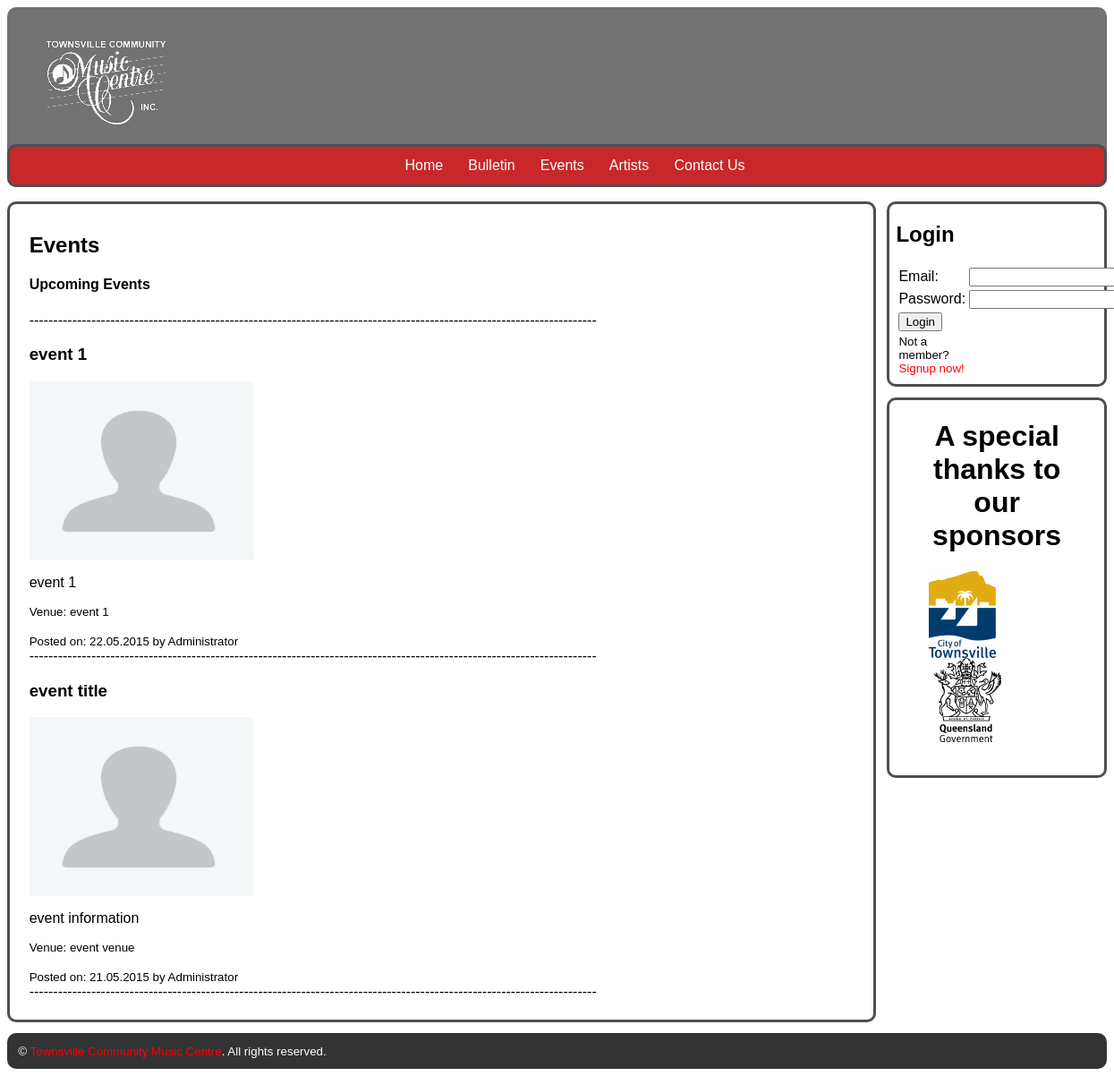
Screenshot of /events.php with the database file from the repository.
### tables this page shows
CREATE TABLE "events" (
  "id" integer NOT NULL PRIMARY KEY AUTOINCREMENT,
  "title" text NOT NULL,
  "information" text NOT NULL,
  "venue" text NOT NULL,
  "date_created" text NOT NULL,
  "date_expires" text NOT NULL,
  "created_by" integer NOT NULL,
  "location" text NULL,
  FOREIGN KEY ("created_by") REFERENCES "users" ("id") ON DELETE NO ACTION ON UPDATE NO ACTION
);

CREATE TABLE "users" (
  "id" integer NULL PRIMARY KEY AUTOINCREMENT,
  "first_name" text NULL,
  "last_name" text NULL,
  "email" text NULL,
  "address" text NULL,
  "phone_day" integer NULL,
  "phone_after_hours" integer NULL,
  "mobile" integer NULL,
  "password" text NULL,
  "membership_type" integer NULL DEFAULT '0'
);

### events.php (the view, shortened to what this page needs)
<?php
	include("dbconnect.php");
?>
<!DOCTYPE html PUBLIC "-//W3C//DTD XHTML 1.0 Transitional//EN" "http://www.w3.org/TR/xhtml1/DTD/xhtml1-transitional.dtd">
<html xmlns="http://www.w3.org/1999/xhtml">
	<?php include("inc/header.php"); ?>
	<body>
    	<div id="main-wrapper">
            <?php include("inc/navigation.php"); ?>
          <section id="main-content">
          	<article>
                    <div>
                        <?php
							$sql = "SELECT * FROM events ORDER BY date_created DESC";
							echo '<h2>Events</h2>';
							echo '<h4>Upcoming Events</h4>';
							echo '-----------------------------------------------------------------------------------------------------------------------';
							foreach($dbh->query($sql) as $row) {
								$query = $dbh->query("SELECT first_name, last_name FROM users WHERE id='$row[created_by]'");
								$result = $query->fetch(PDO::FETCH_ASSOC);
								echo '<div><h1>' . $row["title"] . '	</h1></div>';
								echo "<div><img width='250px' height='200px' src='" . $row['location'] . "'></div>";
								echo '<p>' . $row['information'] . '</p>';
								echo '<small>Venue: ' . $row['venue'] . '</small><br /><br />';
								echo '<small>Posted on: ' . $row['date_created'] . ' by ' . $result['first_name'] . ' ' . $result['last_name'] . '</small><br />';
								echo '-----------------------------------------------------------------------------------------------------------------------';
							}
						?>
                    </div>
                </article>
          </section>
          <aside>
              <div class="side-box">
                	<?php
						function displayLogin() {
							if (!$_SESSION['id']) {
								echo "<table><form action='events.php' method='post'><tr>"
								."<h1>Login</h1>"
								."<td>Email:</td><td><input type='text' name='email'></td></tr>"
								."<tr><td>Password:</td><td><input type='password' name='password'></td></tr>"
								."<tr><td><input type='submit' value='Login' name='login'></td></tr>"
								."<tr><td><small>Not a member?<a href='register.php'>Signup now!</a></small></td></tr>"
								."</form></table>";
							}
						}
						displayLogin();
					?>
                </div>
            </aside>
            </div>
          <div class="sidebox_sponsor">
          <h1 id="sponsortitle">
          	A special thanks to our sponsors
          </h1>
                <img src="TCCcolour150193 Small.gif" id="sponosr1"/>
                <img src="QG Small.gif" id="sponosr2"/>
          </div>
          	<?php include("inc/footer.php"); ?>
	</body>
</html>

### css/style.css (style rules this page uses)
* { -webkit-box-sizing: border-box; -moz-box-sizing: border-box; box-sizing: border-box; font-family:"Arial"; }
body a:link { color: #F00; }
#main-wrapper { width: 100%; margin: 0 auto; }
.primary ul li a, a:link { text-decoration: none; color: #FFFFFF; }
#main-content { width: 79%; padding: 1% 1% 1% 1%; color: #000000; margin-bottom: 1%; float: left; border-style:solid; border-color:#4F4F4F; border-radius:10px 10px 10px 10px; -moz-border-raidus: 10px 10px 10px 10px; -webkit-border-raidus: 10px 10px 10px 10px; }
aside { width: 20%; float: right; border-style:solid; border-color:#4F4F4F; border-radius:10px 10px 10px 10px; -moz-border-raidus: 10px 10px 10px 10px; -webkit-border-raidus: 10px 10px 10px 10px; }
.side-box { padding: 0% 3% 3% 3%; border-radius: 5%; font-family:"Arial"; }
footer a, a:link { text-decoration: none; color: #FFFFFF; }
article { margin:1% 1% 1% 1%; }
.sidebox_sponsor { width: 20%; float: right; border-style:solid; border-color:#4F4F4F; border-radius:10px; margin-top:1%; padding: 0% 3% 3% 3%; font-family:"Arial"; }
#sponsortitle { text-align:center; }
#sponosr1 { margin-left:4%; }
#sponosr2 { margin-left:8%; }

### rows the page displays
events: title "event 1", location (placeholder picture), information "event 1", venue "event 1", date_created "22.05.2015", created_by.first_name "Administrator"
events: title "event title", location (placeholder picture), information "event information", venue "event venue", date_created "21.05.2015", created_by.first_name "Administrator"
